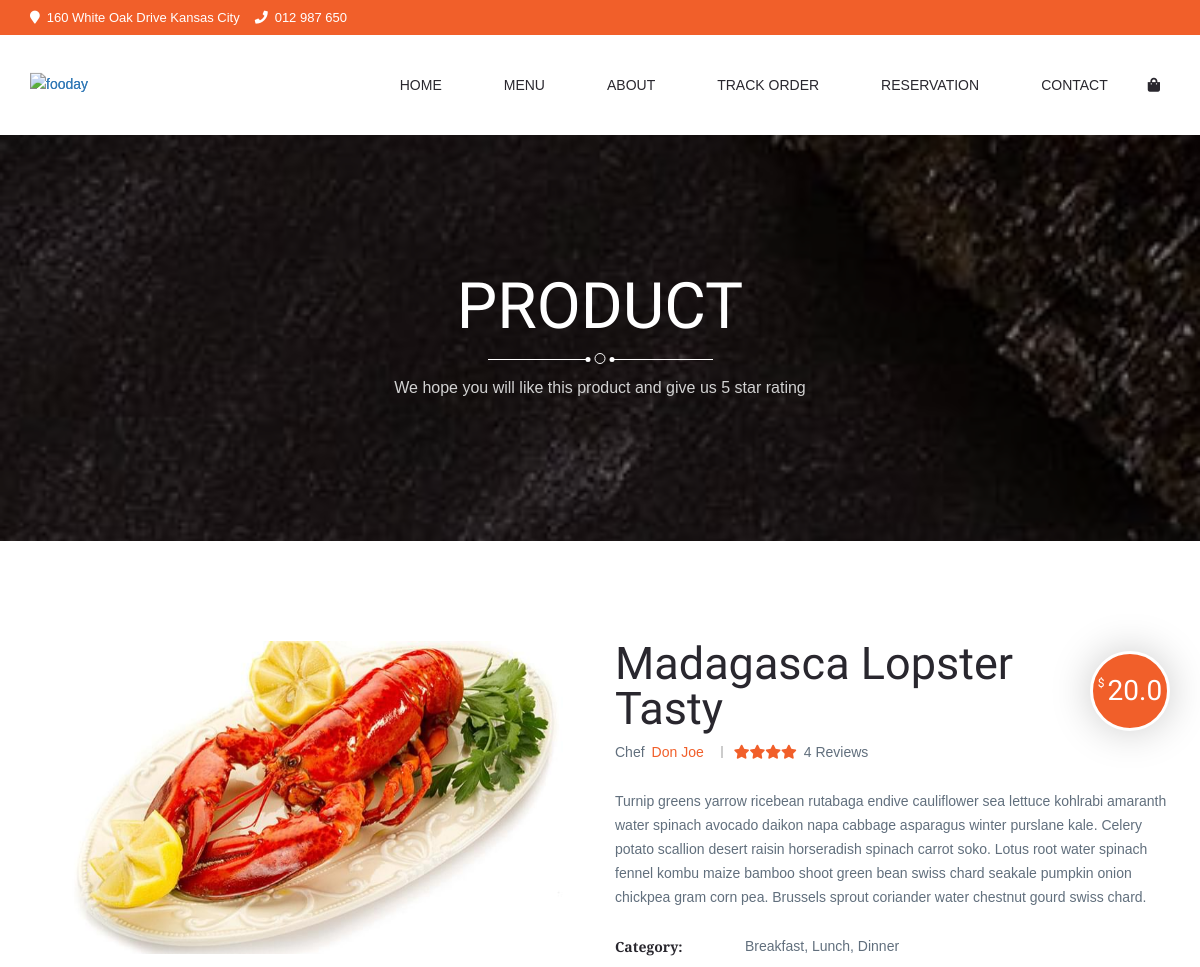
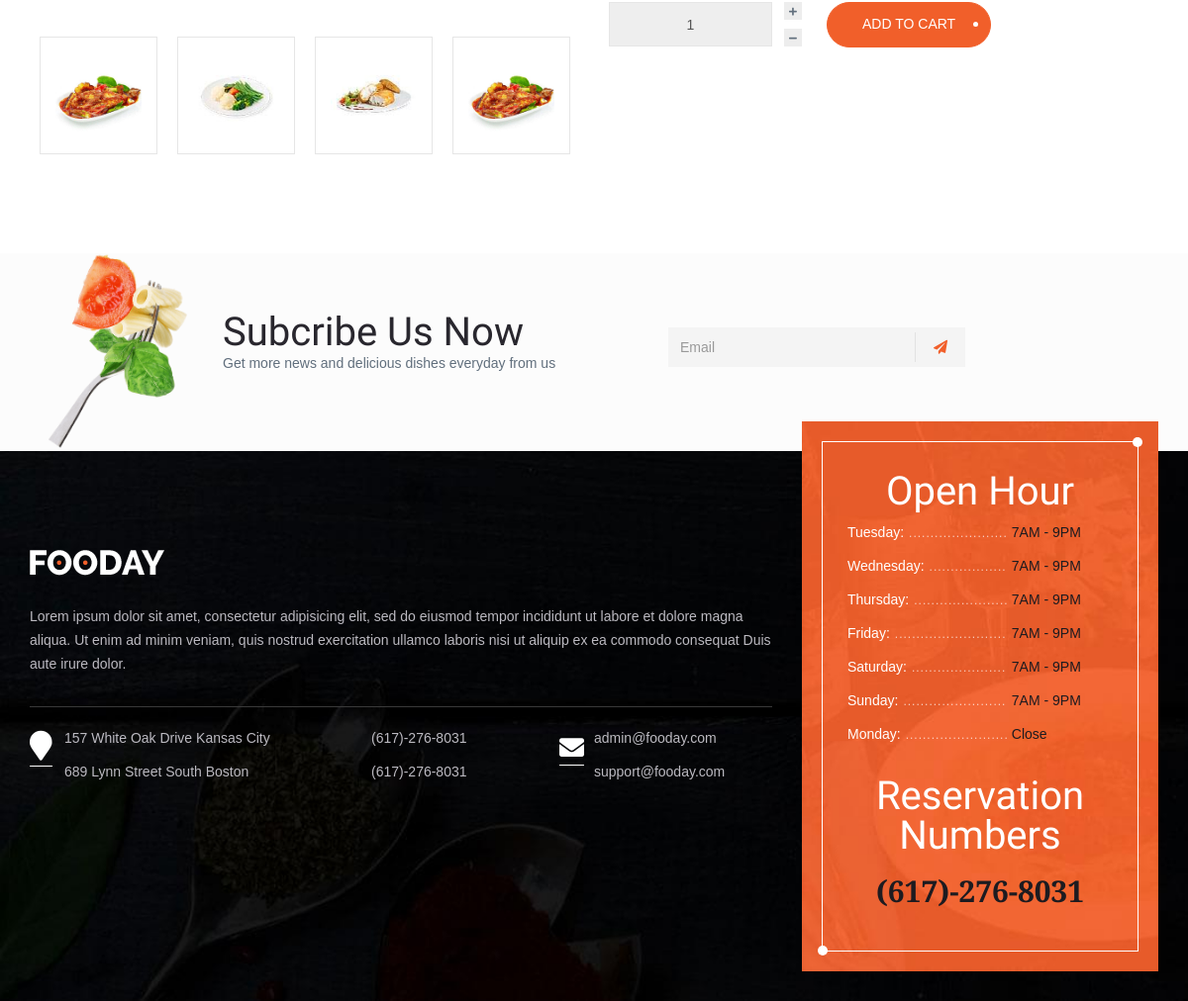
Page /product/3/ on the committed database (2 pictures, top to bottom).
### core/models.py (models this page shows, shortened)
class Product(models.Model):
    catagory = models.ManyToManyField(Catagory,
                    related_name="catagory_products")
    name = models.CharField(max_length=50)
    description = models.TextField()
    image_path = models.CharField(max_length=100)
    price = models.FloatField()
    chef_name = models.CharField(max_length=30)
    @property
    def get_catagories(self):
        return ', '.join([catagory.name for catagory in self.catagory.all()])

class Catagory(models.Model):
    name = models.CharField(max_length = 10)
    image_path = models.CharField(max_length=100)

### core/views.py (the view)
# urls.py: path('product/<int:pk>/', views.product, name='product'),
def product(request, pk):
	product = get_object_or_404(Product, pk=pk)
	return render(request,"product.html", {"product": product})

### core/templates/product.html (shortened to what this page needs)
{% extends 'base.html' %}
{% load static %}
{% block content %}
<div class="page-container">
  <div data-bottom-top="background-position: 50% 50px;" data-center="background-position: 50% 0px;" data-top-bottom="background-position: 50% -50px;" class="page-title page-product">
    <div class="container">
      <div class="title-wrapper">
        <div data-top="transform: translateY(0px);opacity:1;" data--20-top="transform: translateY(-5px);" data--50-top="transform: translateY(-15px);opacity:0.8;" data--120-top="transform: translateY(-30px);opacity:0;" data-anchor-target=".page-title" class="title">Product</div>
        <div data-top="opacity:1;" data--120-top="opacity:0;" data-anchor-target=".page-title" class="divider"><span class="line-before"></span><span class="dot"></span><span class="line-after"></span></div>
        <div data-top="transform: translateY(0px);opacity:1;" data--20-top="transform: translateY(5px);" data--50-top="transform: translateY(15px);opacity:0.8;" data--120-top="transform: translateY(30px);opacity:0;" data-anchor-target=".page-title" class="subtitle">We hope you will like this product and give us 5 star rating</div>
      </div>
    </div>
  </div>
  <div class="page-content-wrapper">
    <div class="container">
      <section class="product-single padding-top-100 padding-bottom-100">
        <div class="row">
          <div class="col-md-6">
            <div class="product-image">
              <div class="product-featured-image">
                <div class="main-slider">
                  <div class="slides">
                    <div class="featured-image-item"><img src="{% static 'assets/images/product/product-full-02.jpg' %}" alt="fooday" class="img img-responsive"></div>
                  </div>
                </div>
                <div data-width="150" class="nav-slider">
                  <ul class="slides list-inline">
                    <li class="swin-transition thumbnail-image-item"><a href="javascript:void(0)" class="testimonial-nav-item"><img src="{% static 'assets/images/product/product-thumb-02.jpg' %}" alt="fooday" class="img img-responsive swin-transition"></a></li>
                    <li class="swin-transition thumbnail-image-item"><a href="javascript:void(0)" class="testimonial-nav-item"><img src="{% static 'assets/images/product/product-thumb-03.jpg' %}" alt="fooday" class="img img-responsive swin-transition"></a></li>
                    <li class="swin-transition thumbnail-image-item"><a href="javascript:void(0)" class="testimonial-nav-item"><img src="{% static 'assets/images/product/product-thumb-04.jpg' %}" alt="fooday" class="img img-responsive swin-transition"></a></li>
                    <li class="swin-transition thumbnail-image-item"><a href="javascript:void(0)" class="testimonial-nav-item"><img src="{% static 'assets/images/product/product-thumb-02.jpg' %}" alt="fooday" class="img img-responsive swin-transition"></a></li>
                  </ul>
                </div>
              </div>
            </div>
          </div>
          <div class="col-md-6">
            <div class="product-summary">
              <div class="product-title">
                <div class="title">{{product.name}}</div>
              </div>
              <div class="product-price">
                <div class="price"><span class="currency-symbol">$ </span>{{ product.price }}</div>
              </div>
              <div class="product-info">
                <ul class="list-inline">
                  <li class="author"><span>Chef</span><span class="text">{{ product.chef_name }}</span></li>
                  <li class="rating"><a href="javascript:void(0)"><i class="fa fa-star"></i><i class="fa fa-star"></i><i class="fa fa-star"></i><i class="fa fa-star"></i></a><span>4 Reviews</span></li>
                </ul>
              </div>
              <div class="product-desc">
                <p>{{ product.description }}</p>
              </div>
              <div class="product-meta-info">
                <div class="meta-info-item">
                  <div class="meta-info-caption">Category:</div>
                  <div class="meta-info-text">
                    {{ product.get_catagories }}
                </div>
              </div>
              <div class="product-quanlity">
                <form action="#">
                  <div class="input-group">
                    <input disabled type="text" name="quanlity" placeholder="" value="1" class="form-control"><a href="javascript:void(0)" class="quanlity-plus"><i class="fa fa-plus"></i></a><a href="javascript:void(0)" class="quanlity-minus"><i class="fa fa-minus"></i></a>
                  </div>
                  <div class="add-to-cart">
                    <a href="javascript:void(0)"  @click="productAddToCart($event, {pk:{{ product.pk }}, name:'{{product.name}}', description: '{{product.description}}', price: '{{product.price}}', image_path: '{{product.image_path}}'})" class="swin-btn"> <span>Add To Cart</span></a>
                  </div>
                </form>
              </div>
            </div>
          </div>
        </div>
      </section>
    </div>
  </div>
</div>
{% endblock %}

### core/static/assets/css/layout.css (style rules this page uses)
html { overflow-x: hidden; }
body { background-color: #fff; font-family: 'Merriweather Sans', sans-serif; font-weight: 400; line-height: 1.714; color: #616f7d; overflow-x: hidden; }
.slick-slide { position: relative; }
header + div { padding-top: 135px; }
.page-title { background-image: url("../images/background/pagetitle-bg.jpg"); position: relative; background-position: center center; background-repeat: no-repeat; background-attachment: fixed; background-size: cover; }
.page-title:before { content: ''; position: absolute; top: 0; left: 0; width: 100%; height: 100%; background-color: rgba(0, 0, 0, 0.5); }
.page-title .title-wrapper { padding: 140px 0; text-align: center; position: relative; }
.page-title .title { color: #fff; font-family: "Rancho", sans-serif; font-size: 64px; text-transform: uppercase; line-height: 1; margin-bottom: 20px; }
.page-title .subtitle { color: #d2d2d2; font-size: 16px; }
.divider { position: relative; width: 225px; margin: auto; height: 15px; }
.divider .line-before, .divider .line-after { position: absolute; height: 1px; background-color: #fff; width: 100px; }
.divider .line-before { left: 0; }
.divider .line-after { right: 0; }
.divider .dot { position: absolute; width: 11px; height: 11px; border-radius: 50%; border: 1px solid #fff; top: -6px; left: 50%; transform: translateX(-50%); }
.divider .dot:before, .divider .dot:after { content: ''; position: absolute; height: 5px; width: 5px; background-color: #fff; top: 3px; left: 50%; border-radius: 50%; }
.divider .dot:before { transform: translateX(-15px); }
.divider .dot:after { transform: translateX(9px); }
.page-content-wrapper { background-color: #fff; }
.product-single .product-featured-image .main-slider { margin-bottom: 50px; }
.product-single .thumbnail-image-item { margin: 0 10px; }
.product-single .thumbnail-image-item a { display: block; border: 1px solid #e6e6e6; padding: 15px; }
.product-single .product-summary { position: relative; }
.product-single .product-summary .product-title { margin-bottom: 10px; padding-right: 80px; }
.product-single .product-summary .product-title .title { font-size: 45px; line-height: 1; }
.product-single .product-summary .product-price { font-family: "Rancho", sans-serif; font-weight: 300; width: 80px; height: 80px; border-radius: 50%; background-color: #f15f2a; border: 3px solid #fff; color: #fff; text-align: center; padding: 10px 0; position: absolute; right: 0; top: 10px; box-shadow: 0 0 40px rgba(0, 0, 0, 0.21); }
.product-single .product-summary .product-price .price { display: block; font-size: 28px; line-height: 38px; }
.product-single .product-summary .product-price .price .currency-symbol { font-size: 12px; vertical-align: 13px; }
.product-single .product-summary .product-info { margin-bottom: 25px; }
.product-single .product-summary .product-desc { margin-bottom: 25px; }
.product-single .product-summary .product-meta-info { margin-bottom: 30px; }
.product-single .product-summary .product-meta-info .meta-info-item { margin-bottom: 10px; }
.product-single .product-summary .product-meta-info .meta-info-caption { font-weight: 700; color: #29272e; width: 130px; float: left; }
.product-single .product-summary .product-quanlity { margin-bottom: 45px; }
.product-single .product-summary .product-quanlity .input-group { width: 165px; margin-right: 55px; position: relative; float: left; }
.product-single .product-summary .product-quanlity .input-group .form-control { height: 45px; text-align: center; }
.product-single .product-summary .product-quanlity .input-group .quanlity-plus, .product-single .product-summary .product-quanlity .input-group .quanlity-minus { position: absolute; line-height: 16px; right: -30px; width: 18px; height: 18px; background-color: #ededed; text-align: center; }
.product-single .product-summary .product-quanlity .input-group .quanlity-plus i, .product-single .product-summary .product-quanlity .input-group .quanlity-minus i { color: #616f7d; font-size: 9px; }
.product-single .product-summary .product-quanlity .input-group .quanlity-plus { top: 0; }
.product-single .product-summary .product-quanlity .input-group .quanlity-minus { bottom: 0; }
.swin-transition, a#open-popup, #popup, .color-setting li, .color-setting a { -webkit-transition: all 0.4s ease; transition: all 0.4s ease; }

### core/static/assets/css/extra.css (style rules this page uses)
section { background-position: center center; }
.page-title.page-product { background-image: url("../images/background/pagetitle-product.jpg"); }

### rows in the picture
Product: name "Madagasca Lopster Tasty", price "20.0", chef_name "Don Joe", description "Turnip greens yarrow ricebean rutabaga endive cauliflower sea lettuce kohlrabi amaranth water spinach avocado daikon napa cabbage asparagus winter purslane kale. Celery potato scallion desert raisin horseradish spinach carrot soko. Lotus root water spinach fennel kombu maize bamboo shoot green bean swiss chard seakale pumpkin onion chickpea gram corn pea. Brussels sprout coriander water chestnut gourd swiss chard.", get_catagories "Breakfast, Lunch, Dinner"
